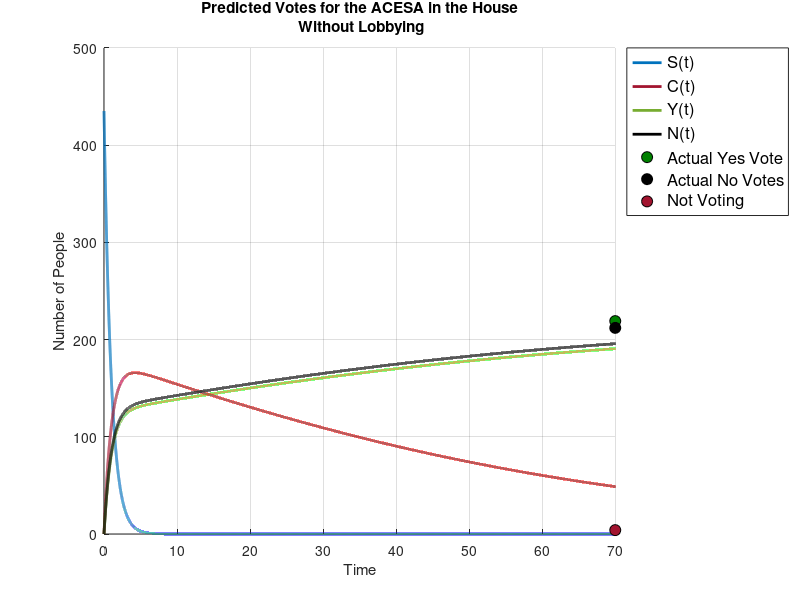

MATLAB code for this plot:
% Define the parameters
%L = 600;
alpha_C = 0.4035874439;
alpha_F =0.2937219731;
alpha_A = 0.302690583;
Beta_F = 0.00005425;
Beta_A = 0.00005425;
%M_LA = 308800000;
%M_LF = 377000000;
%phi_F = 0.00003461169813;
%phi_A = 0.00005130434783;
%Nu_F = 0.0000000005258143724;
%Nu_A = 0.0000000005258143724;
I_F = 345873.085;
I_A = 283377.397;
tau = 0.000000001112433819;

% Initial state values
S = 435;
C = 0;
Y = 0;
N = 0;
%L_F = 0;
%L_A = 0;
M_F = 345873085;
M_A = 283377397;

% Time vector
tspan = [0 100];
dt = 0.001;  % Time step size

% Number of time steps
num_steps = ceil((tspan(2) - tspan(1)) / dt);

% Preallocate arrays to store results
t = zeros(num_steps + 1, 1);
y = zeros(num_steps + 1, 6);

% Initial conditions
t(1) = tspan(1);
y(1, :) = [S, C, Y, N, M_F, M_A];  %, L_F, L_A

% Euler method
for i = 1:num_steps
    % Current state
    current_state = y(i, :);
    
    % Compute derivatives
    %dL_F = Nu_F * M_LF * (L - current_state(5) - current_state(6));
    %dL_A = Nu_A * M_LA * (L - current_state(6) - current_state(5));
    dS = -alpha_C * current_state(1) - alpha_F * current_state(1) - alpha_A * current_state(1);
    dC = alpha_C * current_state(1) - Beta_F * current_state(2) * current_state(3) - Beta_A * current_state(2) * current_state(4) - tau * I_F * current_state(2) - tau * I_A * current_state(2); % - phi_F * current_state(5) * current_state(2) - phi_A * current_state(6) * current_state(2)
    dY = alpha_F * current_state(1) + Beta_F * current_state(2) * current_state(3) + tau * I_F * current_state(2);%  + phi_F * current_state(5) * current_state(2)
    dN = alpha_A * current_state(1) + Beta_A * current_state(2) * current_state(4) + tau * I_A * current_state(2); % + phi_A * current_state(6) * current_state(2)
    dM_F = -I_F;
    dM_A = -I_A;
    
    % Update state using Euler method
    y(i + 1, :) = current_state + dt * [dS, dC, dY, dN, dM_F, dM_A]; %, dL_F, dL_A
    
    
    % Update time
    t(i + 1) = t(i) + dt;
end

% Create plot
figure;
hold on;

% Plot each series and assign handles for legend
h1 = plot(t, y(:,1), 'Color', [0 0.4470 0.7410], 'LineWidth', 2);  % S(t)
h2 = plot(t, y(:,2), 'Color', [0.6350 0.0780 0.1840], 'LineWidth', 2);  % C(t)
h3 = plot(t, y(:,3), 'Color', [0.4660 0.6740 0.1880], 'LineWidth', 2);  % Y(t)
h4 = plot(t, y(:,4), 'Color', 'k', 'LineWidth', 2);  % N(t) [0.6350 0.0780 0.1840]

% Plot specific points and assign handles for legend
h5 = plot(70, 219, 'ko', 'MarkerSize', 8, 'MarkerFaceColor', [0 0.5 0]);  % Point at (70, 219) with green face
h6 = plot(70, 212, 'ko', 'MarkerSize', 8, 'MarkerFaceColor', 'k');  % Point at (70, 212) with maroon face [0.6350 0.0780 0.1840]
h7 = plot(70, 4, 'ko', 'MarkerSize', 8, 'MarkerFaceColor', [0.6350 0.0780 0.1840]);  % Point at (70, 212) with maroon face 
% Set axis labels and title
title({'Predicted Votes for the ACESA in the House',' Without Lobbying'});
xlabel('Time');
ylabel('Number of People');

% Set x-axis limit
xlim([0 70]);

% Legend
legend([h1, h2, h3, h4, h5, h6, h7], {'S(t)', 'C(t)', 'Y(t)', 'N(t)', 'Actual Yes Vote', 'Actual No Votes', 'Not Voting'}, 'Location', 'bestoutside', 'FontSize', 12);

% Grid
grid on;

% Hold off to finish the plot
hold off;
